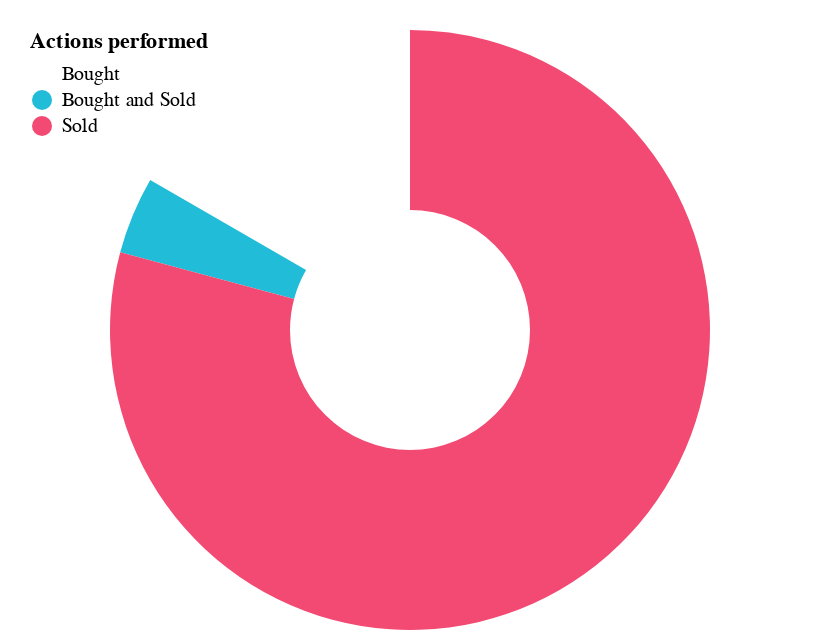

Source (notebook cell):
### Code cell
cp.sender_airdrop_op_charts(dp.sender_airdrop_op_df, dp.sender_airdrop_op_df.columns)

### Figure 1 — Vega-Lite specification as saved in the notebook (floating-point values rounded to 4 significant figures)
{"config": {"view": {"continuousWidth": 400, "continuousHeight": 300, "strokeOpacity": 0}}, "data": {"name": "data-75eeea6bb8b11e14f505d63bacab34c5"}, "mark": {"type": "arc", "innerRadius": 60}, "encoding": {"color": {"field": "Actions performed", "legend": {"direction": "vertical", "legendY": -10, "orient": "none", "padding": 10}, "scale": {"domain": ["Bought", "Bought and Sold", "Sold"], "range": ["#ffffff", "#21bcd7", "#F24A72"]}, "type": "nominal"}, "theta": {"field": "Number of users", "type": "quantitative"}, "tooltip": [{"field": "Number of users", "type": "nominal"}, {"field": "Actions performed", "type": "nominal"}]}, "$schema": "https://vega.github.io/schema/vega-lite/v4.17.0.json", "datasets": {"data-75eeea6bb8b11e14f505d63bacab34c5": [{"Actions performed": "Bought", "Number of users": 20}, {"Actions performed": "Bought and Sold", "Number of users": 5}, {"Actions performed": "Sold", "Number of users": 95}]}}
